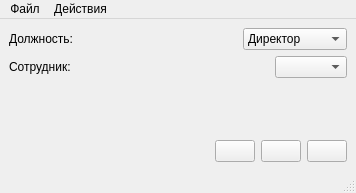
<?xml version="1.0" encoding="UTF-8"?>
<ui version="4.0">
 <class>Login_Form</class>
 <widget class="QMainWindow" name="Login_Form">
  <property name="geometry">
   <rect>
    <x>0</x>
    <y>0</y>
    <width>356</width>
    <height>193</height>
   </rect>
  </property>
  <property name="windowTitle">
   <string>Вход в систему</string>
  </property>
  <property name="windowIcon">
   <iconset>
    <normaloff>../icons/1403590507_van.png</normaloff>../icons/1403590507_van.png</iconset>
  </property>
  <widget class="QWidget" name="centralwidget">
   <layout class="QVBoxLayout" name="verticalLayout_2">
    <item>
     <layout class="QVBoxLayout" name="verticalLayout">
      <item>
       <layout class="QHBoxLayout" name="horizontalLayout">
        <item>
         <widget class="QLabel" name="label">
          <property name="text">
           <string>Должность:</string>
          </property>
         </widget>
        </item>
        <item>
         <spacer name="horizontalSpacer">
          <property name="orientation">
           <enum>Qt::Horizontal</enum>
          </property>
          <property name="sizeHint" stdset="0">
           <size>
            <width>40</width>
            <height>20</height>
           </size>
          </property>
         </spacer>
        </item>
        <item>
         <widget class="QComboBox" name="postsComboBox">
          <item>
           <property name="text">
            <string>Директор</string>
           </property>
          </item>
          <item>
           <property name="text">
            <string>Зав. гаражом</string>
           </property>
          </item>
          <item>
           <property name="text">
            <string>Диспетчер</string>
           </property>
          </item>
         </widget>
        </item>
       </layout>
      </item>
      <item>
       <layout class="QHBoxLayout" name="horizontalLayout_2">
        <item>
         <widget class="QLabel" name="label_2">
          <property name="text">
           <string>Сотрудник:</string>
          </property>
         </widget>
        </item>
        <item>
         <spacer name="horizontalSpacer_2">
          <property name="orientation">
           <enum>Qt::Horizontal</enum>
          </property>
          <property name="sizeHint" stdset="0">
           <size>
            <width>40</width>
            <height>20</height>
           </size>
          </property>
         </spacer>
        </item>
        <item>
         <widget class="QComboBox" name="workersComboBox"/>
        </item>
       </layout>
      </item>
     </layout>
    </item>
    <item>
     <spacer name="verticalSpacer">
      <property name="orientation">
       <enum>Qt::Vertical</enum>
      </property>
      <property name="sizeHint" stdset="0">
       <size>
        <width>20</width>
        <height>14</height>
       </size>
      </property>
     </spacer>
    </item>
    <item>
     <layout class="QHBoxLayout" name="horizontalLayout_3">
      <item>
       <spacer name="horizontalSpacer_3">
        <property name="orientation">
         <enum>Qt::Horizontal</enum>
        </property>
        <property name="sizeHint" stdset="0">
         <size>
          <width>40</width>
          <height>20</height>
         </size>
        </property>
       </spacer>
      </item>
      <item>
       <widget class="QPushButton" name="exitPushButton">
        <property name="toolTip">
         <string>&lt;html&gt;&lt;head/&gt;&lt;body&gt;&lt;p&gt;Выход&lt;/p&gt;&lt;/body&gt;&lt;/html&gt;</string>
        </property>
        <property name="text">
         <string/>
        </property>
        <property name="icon">
         <iconset>
          <normaloff>../icons/1403292146_Log Out.png</normaloff>../icons/1403292146_Log Out.png</iconset>
        </property>
       </widget>
      </item>
      <item>
       <widget class="QPushButton" name="refreshPushButton">
        <property name="toolTip">
         <string>&lt;html&gt;&lt;head/&gt;&lt;body&gt;&lt;p&gt;Заново установить соединение&lt;/p&gt;&lt;/body&gt;&lt;/html&gt;</string>
        </property>
        <property name="text">
         <string/>
        </property>
        <property name="icon">
         <iconset>
          <normaloff>../icons/1403548171_Synchronize.png</normaloff>../icons/1403548171_Synchronize.png</iconset>
        </property>
       </widget>
      </item>
      <item>
       <widget class="QPushButton" name="loginPushButton">
        <property name="toolTip">
         <string>&lt;html&gt;&lt;head/&gt;&lt;body&gt;&lt;p&gt;Войти&lt;/p&gt;&lt;/body&gt;&lt;/html&gt;</string>
        </property>
        <property name="text">
         <string/>
        </property>
        <property name="icon">
         <iconset>
          <normaloff>../icons/1403297645_User.png</normaloff>../icons/1403297645_User.png</iconset>
        </property>
       </widget>
      </item>
     </layout>
    </item>
   </layout>
   <zorder>verticalSpacer</zorder>
  </widget>
  <widget class="QMenuBar" name="menubar">
   <property name="geometry">
    <rect>
     <x>0</x>
     <y>0</y>
     <width>356</width>
     <height>24</height>
    </rect>
   </property>
   <widget class="QMenu" name="menu">
    <property name="title">
     <string>Файл</string>
    </property>
    <addaction name="action"/>
   </widget>
   <widget class="QMenu" name="menu_2">
    <property name="title">
     <string>Действия</string>
    </property>
    <addaction name="action_2"/>
    <addaction name="action_3"/>
   </widget>
   <addaction name="menu"/>
   <addaction name="menu_2"/>
  </widget>
  <widget class="QStatusBar" name="statusbar"/>
  <action name="action">
   <property name="text">
    <string>Выход</string>
   </property>
  </action>
  <action name="action_2">
   <property name="text">
    <string>Вход в систему</string>
   </property>
  </action>
  <action name="action_3">
   <property name="text">
    <string>Обновить информацию</string>
   </property>
  </action>
 </widget>
 <resources/>
 <connections/>
</ui>
